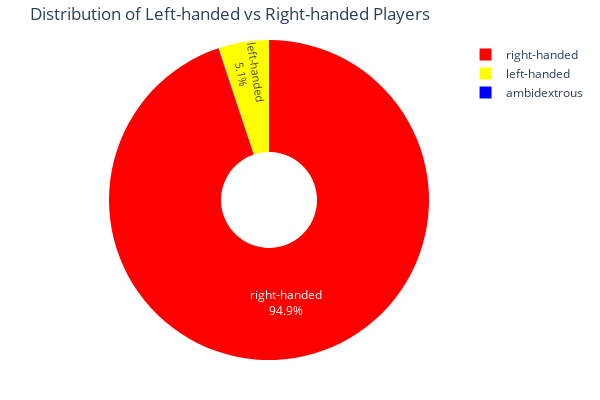

Source (notebook cell):
### Code cell
home_players = MatchHomeTeamInfo[["player_id", 'plays']]
away_players = MatchAwayTeamInfo[["player_id", 'plays']]

all_players = pd.concat([home_players, away_players]).drop_duplicates('player_id')
plays_mode = all_players['plays'].mode().iloc[0]
all_players = all_players.fillna(value = plays_mode)


hand_table = all_players.groupby('plays').count()
hand_table['percentage (%)'] = ((hand_table / hand_table['player_id'].sum())*100).round(2)
display(hand_table)


# plot

# Define colors for the pie chart
colors = ['red', 'yellow', 'blue']

# Create the pie chart using Plotly Express
fig = px.pie(
    hand_table,
    values='player_id',  # Use 'player_id' column as values for the pie chart
    names=hand_table.index,  # Use index (handedness) as category names
    title='Distribution of Left-handed vs Right-handed Players',
    hole=0.3,  # Optional: makes it a donut chart
    color_discrete_sequence=colors  # Specify custom colors
)

# Customize the layout
fig.update_traces(textposition='inside', textinfo='percent+label')
fig.update_layout(
    width=600,
    height=400,
    margin=dict(r=20, t=40, b=40)  # Adjust the margins as needed
)

# Show the chart
fig.show()

### Figure 1 — Plotly figure (JSON) as saved in the notebook; plotly's stock layout.template omitted (floating-point values rounded to 4 significant figures)
{"data": [{"domain": {"x": [0, 1], "y": [0, 1]}, "hole": 0.3, "hovertemplate": "plays=%{label}<br>player_id=%{value}<extra></extra>", "labels": ["ambidextrous", "left-handed", "right-handed"], "legendgroup": "", "name": "", "showlegend": true, "textinfo": "percent+label", "textposition": "inside", "type": "pie", "values": [1, 120, 2231]}], "layout": {"height": 400, "legend": {"tracegroupgap": 0}, "margin": {"b": 40, "r": 20, "t": 40}, "piecolorway": ["red", "yellow", "blue"], "title": {"text": "Distribution of Left-handed vs Right-handed Players"}, "width": 600}}
